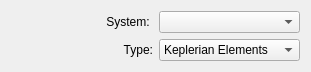
     <widget class="QWidget" name="gridLayoutWidget_2">
      <property name="geometry">
       <rect>
        <x>5</x>
        <y>25</y>
        <width>311</width>
        <height>56</height>
       </rect>
      </property>
      <layout class="QGridLayout" name="gridLayout_2">
       <item row="0" column="0">
        <widget class="QLabel" name="CoordSystlabel">
         <property name="text">
          <string>System: </string>
         </property>
         <property name="alignment">
          <set>Qt::AlignRight|Qt::AlignTrailing|Qt::AlignVCenter</set>
         </property>
        </widget>
       </item>
       <item row="1" column="0">
        <widget class="QLabel" name="InitialStateTypeLabel">
         <property name="text">
          <string>Type:</string>
         </property>
         <property name="alignment">
          <set>Qt::AlignRight|Qt::AlignTrailing|Qt::AlignVCenter</set>
         </property>
        </widget>
       </item>
       <item row="0" column="1">
        <widget class="QComboBox" name="CoordSystemComboBox">
         <property name="toolTip">
          <string>Coordinate system in which the initial orbital vector will be given</string>
         </property>
        </widget>
       </item>
       <item row="1" column="1">
        <widget class="QComboBox" name="InitialStateComboBox">
         <property name="toolTip">
          <string>Type of initial orbital vector</string>
         </property>
         <item>
          <property name="text">
           <string>Keplerian Elements</string>
          </property>
         </item>
         <item>
          <property name="text">
           <string>State Vector</string>
          </property>
         </item>
         <item>
          <property name="text">
           <string>Two-Line Elements</string>
          </property>
         </item>
        </widget>
       </item>
      </layout>
     </widget>
